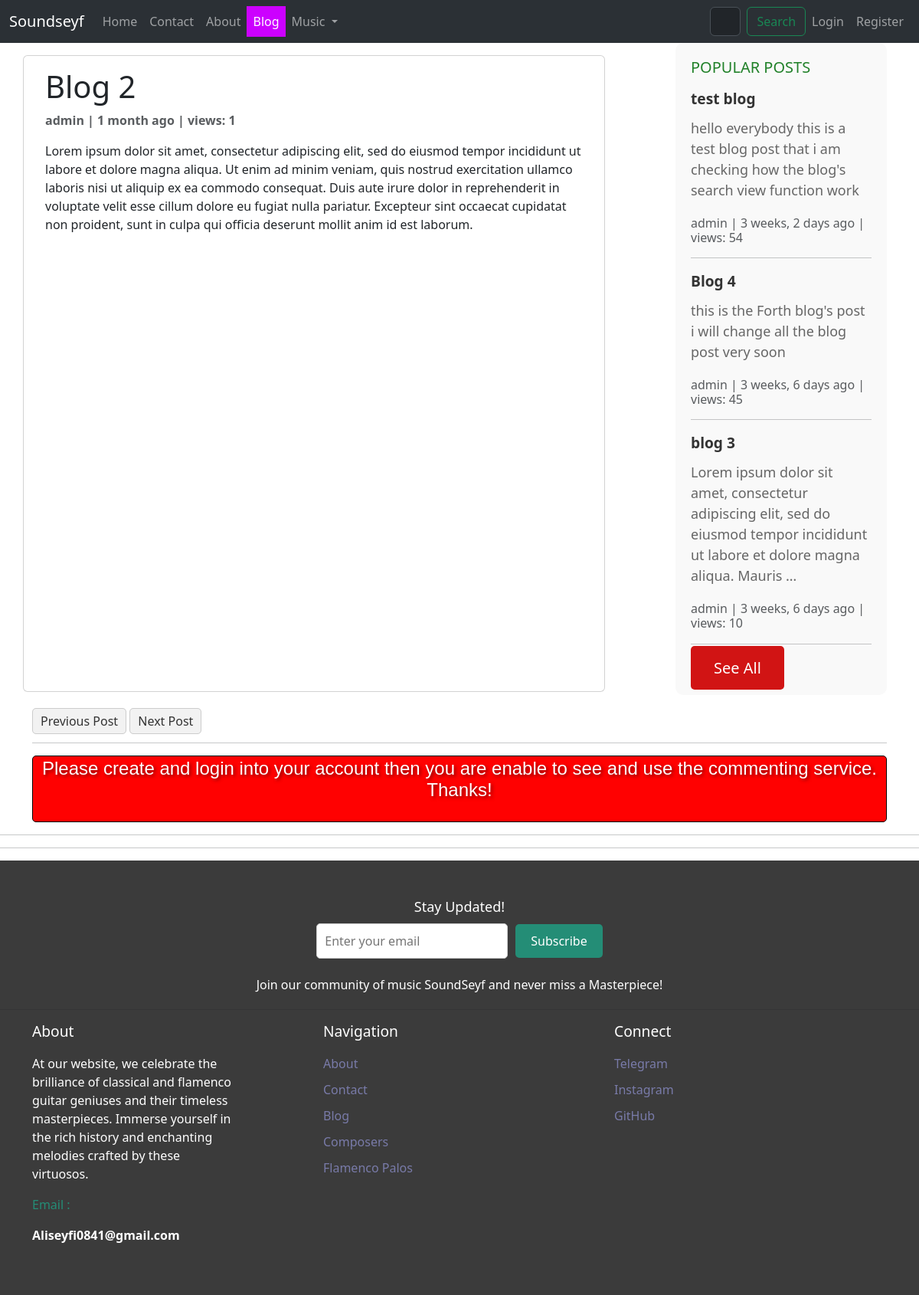
The page /blog/blog_two on the database its author committed.
### blog/models.py (models this page shows, shortened)
class Post(models.Model):
    title = models.CharField(max_length=255,unique=True)
    slug = models.SlugField(max_length=255,unique=True)
    author = models.ForeignKey(User,on_delete=models.CASCADE,null=True)
    content = models.TextField(null=True,blank=True)
    created_on = models.DateTimeField(auto_now_add=True)
    updated_on = models.DateTimeField(auto_now=True)
    published_on = models.DateTimeField(null=True)
    status = models.CharField(max_length=255,choices=STATUS_CHOICES)
    counted_views = models.IntegerField(default=0)
    login_required = models.BooleanField(default=False)
    class Meta:
        ordering = ['-created_on']

### blog/views.py (the view)
# urls.py: path('<slug:slug>',views.DetailView.as_view(),name="blog-single"),
class DetailView(generic.DetailView):
    model = Post
    template_name = "blog/blog-single.html"
    context_object_name = "post"
    def get(self, request, *args, **kwargs):
        response = super().get(request, *args, **kwargs)
        self.object.counted_views += 1
        self.object.save()
        return response
    def get_context_data(self, **kwargs):
        context = super().get_context_data(**kwargs)
        post = self.object
        previous_post = Post.objects.filter(id__lt=post.id).order_by('-id').first()
        next_post = Post.objects.filter(id__gt=post.id).order_by('id').first()
        context['previous_post'] = previous_post
        context['next_post'] = next_post
        return context

### blog/templatetags/blog-tags.py (called while the page is built)
@register.inclusion_tag('blog/sidebar.html')
def popularpost():
    popularposts = Post.objects.all().order_by('-counted_views')[:3]
    return  {"popularposts":popularposts}

### templates/blog/blog-single.html (shortened to what this page needs)
{% load static %}
{% load humanize %}
{% load blog-tags %}
<!DOCTYPE html>
<html lang="en">
<head>
    <link href="https://cdn.jsdelivr.net/npm/bootstrap@5.3.3/dist/css/bootstrap.min.css" rel="stylesheet"
>
    <link rel="stylesheet" type="text/css" href="{% static 'css/styles.css' %}">
</head>
<body data-bs-theme="light">
    <nav class="navbar navbar-expand-lg bg-body-tertiary" data-bs-theme="dark">
        <div class="container-fluid">
            <a class="navbar-brand" href="{% url 'website:index' %}">Soundseyf</a>
            <div class="collapse navbar-collapse" id="navbarSupportedContent">
                <ul class="navbar-nav me-auto mb-2 mb-lg-0">
                    <li class="nav-item">
                        <a class="nav-link {% if request.path == '/' %}active{% endif %}" aria-current="page"
                            href="{% url 'website:index' %}">Home</a>
                    </li>
                    <li class="nav-item">
                        <a class="nav-link {% if '/contact/' in request.path %}active{% endif %}"
                            href="{% url 'website:contact' %}">Contact</a>
                    </li>
                    <li class="nav-item">
                        <a class="nav-link {% if '/about/' in request.path %}active{% endif %}"
                            href="{% url 'website:about' %}">About</a>
                    </li>
                    <li class="nav-item">
                        <a class="nav-link {% if '/blog/' in request.path %}active{% endif %}"
                            href="{% url 'blog:blog-home' %}">Blog</a>
                    </li>
                    <li class="nav-item dropdown">
                        <a class="nav-link dropdown-toggle dropdown-toggle-arrow {% if '/music/' in request.path %}active{% endif %}"
                            href="#" role="button" data-bs-toggle="dropdown" aria-expanded="false">
                            Music
                        </a>
                    </li>
                </ul>
                <form style="padding-left: 45%;" method="get" class="d-flex me-auto" role="search"
                    action="{% url 'music:search' %}">
                    <input class="form-control me-2" name="s" type="search" placeholder="Search Composer fullname"
                        aria-label="Search" list="composer-list">
                    <button class="btn btn-outline-success" type="submit">Search</button>
                </form>
                <ul class="navbar-nav ms-auto">
                    {% if request.user.is_authenticated %}
                    <li class="nav-item dropdown">
                        <a class="nav-link dropdown-toggle" href="#" id="userDropdown" role="button"
                            data-bs-toggle="dropdown" aria-expanded="false">
                            {{ request.user.username }}
                        </a>
                        <ul class="dropdown-menu dropdown-menu-end" aria-labelledby="userDropdown">
                            <li><a class="dropdown-item" href="{% url 'music:Likes' %}">Favorites</a></li>
                            <li>
                                <hr class="dropdown-divider">
                            </li>
                            <li><a class="dropdown-item" href="{% url 'accounts:logout' %}">Logout</a></li>
                        </ul>
                    </li>
                    {% else %}
                    <li class="nav-item">
                        <a class="nav-link btn btn-primary" href="{% url 'accounts:login' %}">Login</a>
                    </li>
                    <li class="nav-item">
                        <a class="nav-link btn btn-success" href="{% url 'accounts:register' %}">Register</a>
                    </li>
                    {% endif %}
                </ul>
            </div>
        </div>
    </nav>
    <div class="container">
        <div class="row">
            <div class="col-md-8 card mb-4 mt-3 left top">
                <div class="card-body">
                    <h1>{% block title %} {{ object.title }} {% endblock title %}</h1>
                    <p style="font-weight: bold;" class="text-muted">{{ post.author }} | {{ post.created_on|naturaltime }} | views: {{ post.counted_views}}</p>
                    <p class="card-text">{{ object.content | safe }}</p>
                </div>
            </div>
            {% popularpost %}
        </div>
        <div class="post-navigation">
            {% if previous_post %}
            <a href="{% url 'blog:blog-single' previous_post.slug %}">Previous Post</a>
            {% endif %}
            {% if next_post %}
            <a href="{% url 'blog:blog-single' next_post.slug %}">Next Post</a>
            {% endif %}
        </div>
        <hr>
        {% if request.user.is_authenticated %}
        <script>
            /**
            *  RECOMMENDED CONFIGURATION VARIABLES: EDIT AND UNCOMMENT THE SECTION BELOW TO INSERT DYNAMIC VALUES FROM YOUR PLATFORM OR CMS.
            *  LEARN WHY DEFINING THESE VARIABLES IS IMPORTANT: https://disqus.com/admin/universalcode/#configuration-variables    */
            /*
            var disqus_config = function () {
            this.page.url = PAGE_URL;  // Replace PAGE_URL with your page's canonical URL variable
            this.page.identifier = PAGE_IDENTIFIER; // Replace PAGE_IDENTIFIER with your page's unique identifier variable
            };
            */
            (function () { // DON'T EDIT BELOW THIS LINE
                var d = document, s = d.createElement('script');
                s.src = 'https://guithub.disqus.com/embed.js';
                s.setAttribute('data-timestamp', +new Date());
                (d.head || d.body).appendChild(s);
            })();
        </script>
        <noscript>Please enable JavaScript to view the <a href="https://disqus.com/?ref_noscript">comments powered by
                Disqus.</a></noscript>
        {% else %}
        <div style="background-color: #ff0101; border: 1px solid #000000; border-radius: 5px; padding: 2px;">
            <h2 class="card-title text-center mb-4"
                style="font-size: 1.5rem; font-family: 'Oswald', sans-serif; color: #ffffff; text-shadow: 2px 2px 4px rgba(0, 0, 0, 0.5);">
                Please create and login into your account then you are enable to see and use the commenting service. Thanks!</h2>
        </div>
         {% endif %}
    </div>
</body>
<hr>
<hr>
<footer class="footer">
    <div class="container">
        <div class="footer-subscribe">
            <h3 style="color: #fff;">Stay Updated!</h3>
            <form action="{% url 'website:subscribe' %}" method="post">
                <input type="email" name="email" placeholder="Enter your email" required>
                <button type="submit">Subscribe</button>
            </form>
            <p style="padding-top: 2%;">Join our community of music SoundSeyf and never miss a Masterpiece!</p>
        </div>
    </div>
    <hr>
    <div class="container">
        <div class="row">
            <div class="col-md-4">
                <h5>About</h5>
                <p style="padding-top: 3%; padding-right:25%">At our website, we celebrate the brilliance of
                    classical and flamenco guitar geniuses and their timeless masterpieces. Immerse yourself in the
                    rich history and enchanting melodies crafted by these virtuosos.</p>
                <p style="color: #248d76;">Email :
                <p style="font-weight: bold;">Aliseyfi0841@gmail.com</p>
                </p>
            </div>
            <div class="col-md-4">
                <h5>Navigation</h5>
                <ul class="list-unstyled" style="padding-top: 3%;">
                    <li><a href="{% url 'website:about' %}">About</a></li>
                    <li><a href="{% url 'website:contact' %}">Contact</a></li>
                    <li><a href="{% url 'blog:blog-home' %}">Blog</a></li>
                    <li><a href="{% url 'music:composers' %}">Composers</a></li>
                    <li><a href="{% url 'music:palos' %}">Flamenco Palos</a></li>
                </ul>
            </div>
            <div class="col-md-4">
                <h5>Connect</h5>
                <ul class="list-unstyled" style="padding-top: 3%;">
                    <li><a href="#">Telegram</a></li>
                    <li><a href="https://www.instagram.com/pv.aliseyfi">Instagram</a></li>
                    <li><a href="https://github.com/aisdisappeared">GitHub</a></li>
                </ul>
            </div>
        </div>
    </div>
</footer>
</html>

### templates/blog/sidebar.html (shortened to what this page needs)
{% load static %}
{% load humanize %}
<!DOCTYPE html>
<html lang="en">
<head>
</head>
<body>
    <div class="sidebar">
        <div class="sidebar-widget">
            <h4>POPULAR POSTS</h4>
            <ul class="popular-posts-list">
                {% for post in popularposts %}
                <li style="font-weight: bolder;"><a href="{% url 'blog:blog-single' post.slug %}">{{ post.title }}</a>
                </li>
                <div class="blog-snippet">{{ post.content|truncatewords:20 }}</div>
                <p class="card-text text-muted h6">{{ post.author }} | {{post.created_on|naturaltime }} | views:
                    {{post.counted_views}}</p>
                <hr>
                {% endfor %}
            </ul>
            <a href="{% url 'blog:blog-home' %}" class="see-all-button">See All</a>
        </div>
    </div>
</body>
</html>

### statics/css/styles.css (style rules this page uses)
.post-navigation { margin-top: 2px; }
.post-navigation a { text-decoration: none; padding: 5px 10px; border: 1px solid #ccc; border-radius: 5px; background-color: #f2f2f2; color: #333; }

### templates/blog/blog-single.html (style rules this page uses)
.navbar-nav .nav-link.active { color: rgb(255, 255, 255); background-color: rgb(204, 0, 255); }
.footer { background-color: #3b3b3b; padding: 50px 0; }
.footer h5 { color: #ffffff; font-size: larger; }
.footer p { color: #ffffff; }
.footer ul { padding: 0; list-style: none; }
.footer ul li { margin-bottom: 10px; }
.footer ul li a { color: #797ba9; text-decoration: none; }
.footer-subscribe { text-align: center; margin-bottom: 20px; }
.footer-subscribe h3 { font-size: 18px; margin-bottom: 10px; }
.footer-subscribe form { display: flex; justify-content: center; align-items: center; }
.footer-subscribe input[type="email"] { width: 250px; padding: 10px; border: 1px solid #ccc; border-radius: 5px; margin-right: 10px; }
.footer-subscribe button { padding: 10px 20px; background-color: #248d76; color: #fff; border: none; border-radius: 5px; cursor: pointer; }

### templates/blog/sidebar.html (style rules this page uses)
.sidebar { width: 300px; margin-left: auto; }
.sidebar-widget { background-color: #f9f9f9; padding: 20px; border-radius: 10px; margin-bottom: 20px; }
.sidebar-widget h4 { color: #218129; font-size: 20px; margin-bottom: 15px; }
.popular-posts-list { list-style: none; padding: 0; }
.popular-posts-list li { margin-bottom: 10px; font-size: larger; }
.popular-posts-list a { color: #333; text-decoration: none; }
.see-all-button { padding: 15px 30px; background-color: #d11414; color: #fff; border: none; border-radius: 5px; cursor: pointer; transition: background-color 0.3s ease; text-decoration: none; font-size: 20px; }
.blog-snippet { font-size: 18px; color: #666; margin-bottom: 20px; }

### rows shown on the page
Post: title "Blog 2", author "admin", created_on "1 month ago", counted_views "1", content "Lorem ipsum dolor sit amet, consectetur adipiscing elit, sed do eiusmod tempor incididunt ut labore et dolore magna aliqua. Ut enim ad minim veniam, quis nostrud exercitation ullamco laboris nisi ut aliquip ex ea commodo consequat. Duis aute irure dolor in reprehenderit in voluptate velit esse cillum dolore eu fugiat nulla pariatur. Excepteur sint occaecat cupidatat non proident, sunt in culpa qui officia deserunt mollit anim id est laborum."
Post: title "test blog", content "hello everybody this is a test blog post that i am checking how the blog's search view function work", author "admin", created_on "3 weeks, 2 days ago", counted_views "54"
Post: title "Blog 4", content "this is the Forth blog's post i will change all the blog post very soon", author "admin", created_on "3 weeks, 6 days ago", counted_views "45"
Post: title "blog 3", content "Lorem ipsum dolor sit amet, consectetur adipiscing elit, sed do eiusmod tempor incididunt ut labore et dolore magna aliqua. Mauris …", author "admin", created_on "3 weeks, 6 days ago", counted_views "10"
